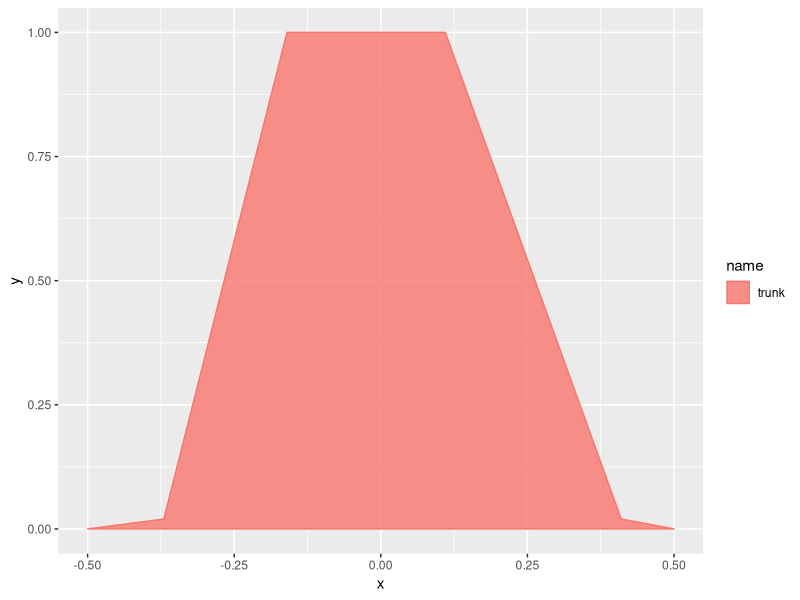
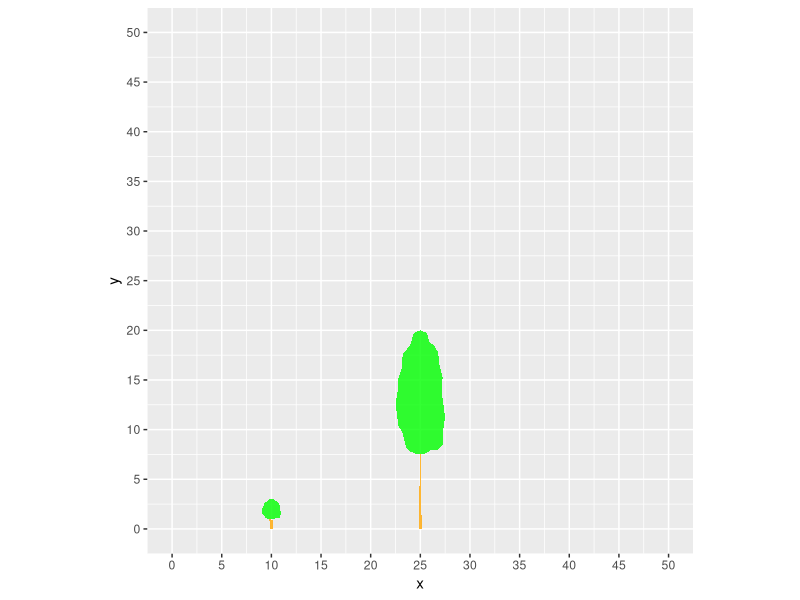

The R script that drew these images, in order:
library(dplyr)
library(ggplot2)

setwd(dirname(rstudioapi::getActiveDocumentContext()$path))

blob <- read.csv('blob.csv') |> data.frame(name='blob', fill='green', color='darkgreen')
palm <- read.csv('palm.csv') |> data.frame(name='palm', fill='green', color='darkgreen')|> mutate(x=round(x,2),y=round(y,2))
trunk <- read.csv('trunk.csv') |> data.frame(name='trunk', fill='orange', color='brown')|> mutate(x=round(x,2),y=round(y,2))
triangle <- data.frame(x=c(-0.5, 0, 0.5),y=c(0, 1, 0), name='triangle', fill='green', color='darkgreen')
dome <- data.frame(x=c(-1,
                       -0.9,
                       -0.75,
                       -0.5,
                       -0.25,
                       0,
                       0.25,
                       0.5,
                       0.75,
                       0.9,
                       1)/2,
                   y=(c(0,
                        0.5,
                        0.7,
                        0.9,
                        0.95,
                        1.00,
                        0.95,
                        0.9,
                        0.7,
                        0.5,
                        0)), name='dome')
sticks <- data.frame(x=c(-0.075,-0.13,-0.12,-0.025,-0.005,0.005,0.025,0.12,0.13,0.075),y=c(0,1,1,0,1,1,0,1,1,0), name='sticks', fill='orange', color='brown')


grass <- data.frame(x=c(-0.3, -0.5, -0.1,  0.0,  0.1,  0.5,  0.3), y=c(0,0.85,0,1,0,0.85,0), name='grass', fill='green', color='darkgreen')


forb <- data.frame(x=c(-0.04, -0.04, -0.32, -0.38, -0.45, -0.50, -0.45, -0.38, -0.32, -0.04, -0.04, -0.13, -0.12,  0.00,  0.10,  0.12,  0.03,  0.04,  0.29,  0.34,  0.44,  0.50,  0.43,  0.34,  0.30, 0.04, 0.05, -0.04), 
                          y=c(0, 0.39, 0.57, 0.52, 0.52, 0.61, 0.7, 0.7, 0.61, 0.45, 0.78, 0.82, 0.95, 1, 0.95, 0.82, 0.78, 0.45, 0.68, 0.76, 0.77, 0.68, 0.59, 0.59, 0.63, 0.39, 0, 0), name='forb', fill='green', color='darkgreen')
fern <- data.frame(x=c(-0.09, -0.12, -0.16, -0.22, -0.31, -0.50, -0.28, -0.12, -0.15, -0.10, -0.06, -0.06, -0.13, -0.05, -0.01,  0.06,  0.02,  0.00,  0.03, -0.05, -0.04,  0.02,  0.10,  0.09,  0.24, 0.50,  0.27,  0.17,  0.11,  0.03, -0.03, -0.09), 
                          y=c(0, 0.13, 0.2, 0.1, 0.29, 0.41, 0.43, 0.32, 0.24, 0.15, 0.02, 0.38, 0.44, 0.88, 0.96, 1, 0.94, 0.85, 0.42, 0.38, 0.03, 0.16, 0.28, 0.4, 0.45, 0.44, 0.27, 0.12, 0.25, 0.13, 0, 0), name='fern', fill='green', color='darkgreen')


ggplot() +
  geom_polygon(data=trunk, aes(x,y,  fill=name, color=name), alpha=0.8)

ht.max = 5
ht.min = 2
crwd = 2
dbh = 30

make_B_tree <- function(ht.max, ht.min,crwd,dbh){
  crown <- blob |> mutate(x=x*crwd, y=y*(ht.max-ht.min)+ht.min) |> data.frame(id=1)
  base <- trunk |> mutate(x=x*dbh/100*1.1, y=y*(ht.min)) |> data.frame(id=1) 
  tree = rbind(crown, base)
  return(tree)}
make_shrub <- function(ht.max, ht.min,crwd){
  crown <- blob |> mutate(x=x*crwd, y=y*(ht.max-ht.min)+ht.min) |> data.frame(id=1)
  base <- sticks |> mutate(x=x*crwd*0.8, y=y*(ht.min)) |> data.frame(id=2) 
  tree = rbind(crown, base)
  return(tree)}
make_palm <- function(ht.max, ht.min,crwd,dbh){
  crown <- palm |> mutate(x=x*crwd, y=y*(ht.max-ht.min)+ht.min) |> data.frame(id=1)
  base <- trunk |> mutate(x=x*dbh/100*1.1, y=y*(ht.min)) |> data.frame(id=2) 
  tree = rbind(crown, base)
  return(tree)}
make_N_tree <- function(ht.max, ht.min,crwd,dbh){
  crown <- triangle |> mutate(x=x*crwd, y=y*(ht.max-ht.min)+ht.min) |> data.frame(id=1)
  base <- trunk |> mutate(x=x*dbh/100*1.1, y=y*(ht.min)) |> data.frame(id=2) 
  tree = rbind(crown, base)
  return(tree)}

tree <- make_B_tree(ht.max=20,ht.min=7.5,crwd = 5,dbh = 30) |> mutate(x=x+25)
shrub <- make_shrub(ht.max=3,ht.min=1,crwd=2) |> mutate(x=x+10)

ggplot() +
  geom_polygon(data=tree, aes(x,y, group=paste0(name,id), fill=fill, color=color), alpha=0.8, size=0.01)+
  geom_polygon(data=shrub, aes(x,y, group=paste0(name,id), fill=fill, color=color), alpha=0.8, size=0.01)+
  scale_fill_manual(values=c('green','orange'))+
  scale_color_manual(values=c('brown','darkgreen'))+
  theme(legend.position = "none")+
  coord_fixed(ratio = 1)+
  scale_y_continuous(trans='identity', breaks = c(-1:(120/5))*5, limits = c(0,50))+
  scale_x_continuous(breaks = c(-1:(120/5))*5, limits = c(0,50))
